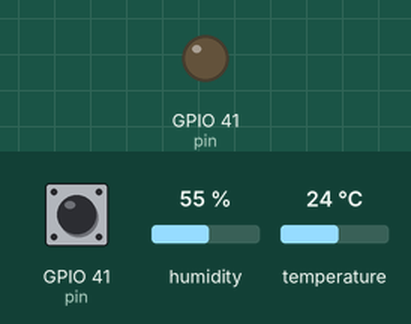
Simulated run of this sketch. Board: ESP32-S3. On the bench: output pins drawn as LEDs (lit = HIGH). Wiring (inferred from the names in the program): DHT11 sensor: data GPIO 10. The test bench sets the inputs (shaded band); at power-on: GPIO 41 (pin) HIGH, humidity 55 %, temperature 24 °C. What the sketch prints to the serial monitor is not drawn.

Above: at 0.35 s.
Timing chart, 0 to 6.8 s (numbered marks = the images above):
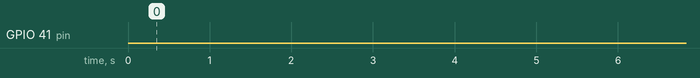

The sketch:

dht-test.ino
```cpp
/**
 * DHT SENSOR TEST - Smart Dehumidifier (sensor suite, v2.0.20)
 * ===================================================================
 * Checks the DHT sensors with the SAME bit-bang 40-bit-frame decoder
 * the firmware uses (no DHT library needed).
 *
 * Wiring (from the dryer build):
 *   ESP32-S3      : DHT22 chamber (cool return) DATA -> GPIO 10
 *                   DHT11 outdoor (shade!)         DATA -> GPIO 41
 *   classic ESP32 : no DHT pins in the dryer build - but you can still
 *                   bench-test any DHT11/DHT22: set TEST_DHT_PIN below
 *   each sensor:   VCC -> 3V3, GND -> GND, DATA -> GPIO,
 *                   + 10 k resistor DATA -> 3V3 (at the sensor end
 *                   of long cables)
 *
 * Use:
 *   1. Flash over USB (this single file - only the ESP32 core).
 *   2. Join WiFi "AgarbattiDryer" (password: dryer1234), open
 *      http://192.168.4.1 -> live readings on your phone.
 *   3. Serial Monitor @ 115200 -> same + frame statistics.
 *   4. OTA (always present): while this test runs, Arduino IDE
 *      Tools > Port > "dht-test at 192.168.4.1" lets you upload
 *      ANY sketch in this folder - or the main dryer firmware -
 *      straight over WiFi. No USB needed afterwards.
 *
 * Verdict:  PASS = frames decode (temperature + humidity in range)
 *            FAIL = no frames at all (wiring / pull-up / 3V3)
 *            WARN = frames arriving but bad checksums
 */
#include <Arduino.h>
#include <WiFi.h>
#include <WebServer.h>
#include <ArduinoOTA.h>
#include <ESPmDNS.h>

#if defined(CONFIG_IDF_TARGET_ESP32S3) || defined(ESP32S3)
  #define HW_S3 1
#else
  #define HW_S3 0
#endif

// ---- classic board bench override -------------------------------------
// The classic ESP32 has no DHT pins in the dryer build. To test a spare
// DHT on the classic, set the DATA GPIO here (and TEST_DHT11 if it is a
// DHT11). On the S3 these are ignored (the dryer pins are used).
#define TEST_DHT_PIN   (-1)
#define TEST_DHT11     false

#define AP_SSID   "AgarbattiDryer"
#define AP_PASS   "dryer1234"
#define AP_CHAN   6
#define AP_MAXCL  4
static const char *OTA_HOST  = "dht-test";
static const char *TEST_NAME = "DHT";

// --------------------------------------------------------------------
// DHT driver - same 40-bit frame decoder as src/dht.cpp (v2.0.20)
// --------------------------------------------------------------------
static bool dhtFrame(int8_t pin, bool is11, float &t, float &h) {
  uint8_t d[5] = {0, 0, 0, 0, 0};

  // start: pull low 2 ms, release, wait for the sensor's 80/80 us reply
  pinMode(pin, OUTPUT);
  digitalWrite(pin, LOW);
  delay(2);
  digitalWrite(pin, HIGH);
  pinMode(pin, INPUT);              // external 10 k pulls the line up
  delayMicroseconds(30);

  uint32_t t0 = micros();
  while (digitalRead(pin) == LOW)  if (micros() - t0 > 100) return false;
  t0 = micros();
  while (digitalRead(pin) == HIGH) if (micros() - t0 > 100) return false;

  // 40 bits: 50 us low, then a 26-70 us high; long high = 1
  for (uint8_t i = 0; i < 40; i++) {
    t0 = micros();
    while (digitalRead(pin) == LOW)  if (micros() - t0 > 80)  return false;
    t0 = micros();
    while (digitalRead(pin) == HIGH) if (micros() - t0 > 100) return false;
    d[i / 8] <<= 1;
    if (micros() - t0 > 48) d[i / 8] |= 1;
  }

  if ((uint8_t)(d[0] + d[1] + d[2] + d[3]) != d[4]) return false;   // checksum

  if (is11) {                  // DHT11: integer bytes + decimal byte
    h = (float)d[0] + d[1] * 0.1f;
    t = (float)d[2] + d[3] * 0.1f;
  } else {                     // DHT22/AM2302: tenths, sign bit
    h = (float)(((uint16_t)d[0] << 8) | d[1]) * 0.1f;
    float raw = (float)(((uint16_t)(d[2] & 0x7F) << 8) | d[3]) * 0.1f;
    t = (d[2] & 0x80) ? -raw : raw;
  }
  return true;
}

struct DhtDev {
  int8_t pin = -1;
  bool is11 = false;
  const char *label = "";
  bool fitted = true;
  uint32_t everyMs = 10000;
  float t = NAN, h = NAN;
  bool ok = false;
  uint32_t good = 0, bad = 0, miss = 0;
  uint32_t lastTry = 0;

  void begin() {
    if (pin < 0) { fitted = false; return; }
    pinMode(pin, INPUT);
    Serial.printf("[dht] %s on GPIO %d (cadence %u s)\n",
                  label, (int)pin, (unsigned)(everyMs / 1000UL));
  }

  void update() {
    if (pin < 0) return;
    uint32_t now = millis();
    if (now - lastTry < everyMs) return;
    lastTry = now;

    float t, h;
    if (dhtFrame(pin, is11, t, h)) {
      if (t < -20 || t > 60 || h < 1 || h > 100) { bad++; return; }  // implausible
      this->t = t; this->h = h; miss = 0;
      if (!ok) Serial.printf("[dht] %s: FIRST GOOD FRAME\n", label);
      ok = true; good++;
    } else {
      if (++miss >= 3) {
        if (ok) Serial.printf("[dht] %s: stopped responding\n", label);
        ok = false;
      }
    }
  }
};

static DhtDev d22, d11;

// --------------------------------------------------------------------
// Web + OTA
// --------------------------------------------------------------------
static const char INDEX_HTML[] PROGMEM = R"rawliteral(
<!doctype html>
<html><head><meta charset="utf-8">
<meta name="viewport" content="width=device-width,initial-scale=1">
<title>DHT test</title>
<style>
 body{font-family:system-ui,Segoe UI,Roboto,sans-serif;background:#101418;color:#e8edf2;margin:0;padding:16px}
 h1{font-size:18px;margin:0 0 4px}.sub{color:#8a97a5;font-size:12px;margin-bottom:14px}
 .card{background:#1a2129;border:1px solid #2a3542;border-radius:10px;padding:12px 14px;margin-bottom:12px}
 .big{font-size:30px;font-weight:600}.ok{color:#4cd964}.bad{color:#ff5f57}.warn{color:#ffd60a}
 .row{display:flex;justify-content:space-between;font-size:14px;margin-top:6px;color:#b9c4cf}
 .tag{display:inline-block;padding:2px 8px;border-radius:99px;font-size:11px;background:#2a3542}
</style></head><body>
<h1>DHT sensor test</h1>
<div class="sub">smart dehummidifier &middot; dht-test &middot; refreshes 1/s &middot; verdict <span id="st" class="tag">...</span></div>
<div id="cards">loading...</div>
<script>
function card(c){var h='<div class="card"><div class="big '+(c.cls||'')+'">'+c.big+'</div>';
 h+='<div style="color:#8a97a5;font-size:12px">'+c.t+'</div>';
 (c.rows||[]).forEach(function(r){h+='<div class="row"><span>'+r[0]+'</span><span>'+r[1]+'</span></div>'});
 return h+'</div>'}
async function tick(){try{
 var j=await (await fetch('/data')).json();
 var st=document.getElementById('st');st.textContent=j.verdict;
 st.className='tag '+(j.verdict==='PASS'?'ok':(j.verdict==='FAIL'?'bad':'warn'));
 document.getElementById('cards').innerHTML=j.cards.map(card).join('');
}catch(e){}setTimeout(tick,1000)}
tick();
</script>
</body></html>
)rawliteral";

WebServer web(80);
String gJson = "{}";

static void jRows(String &rows, const char *k, const String &v) {
  if (rows.length()) rows += ",";
  rows += "[";
  rows += "\"";  rows += k;     rows += "\",";
  rows += "\"";  rows += v;     rows += "\"";
  rows += "]";
}

static void cardDht(DhtDev &a, String &j) {
  String rows;
  if (a.pin < 0) {
    jRows(rows, "Board", HW_S3 ? "no pin in this layout" : "classic ESP32");
    jRows(rows, "Note", HW_S3 ? "check S3 wiring" : "set TEST_DHT_PIN in the sketch to bench-test one");
    j += "{\"t\":\"" + String(a.label) + "\",\"big\":\"not fitted\",\"cls\":\"\",\"rows\":" + rows + "}";
    return;
  }
  if (a.ok) {
    jRows(rows, "Humidity", String(a.h, 1) + " %RH");
    jRows(rows, "Good frames", String(a.good));
    jRows(rows, "Bad/checksum", String(a.bad + a.miss));
    jRows(rows, "Data pin", "GPIO " + String((int)a.pin));
    j += "{\"t\":\"" + String(a.label) + "\",\"big\":\"" + String(a.t, 1) +
         " C\",\"cls\":\"ok\",\"rows\":" + rows + "}";
    return;
  }
  if (a.good > 0 || a.bad > 0) {
    jRows(rows, "Good frames so far", String(a.good));
    jRows(rows, "Note", "was working, check the connection now");
    j += "{\"t\":\"" + String(a.label) + "\",\"big\":\"no data\",\"cls\":\"warn\",\"rows\":" + rows + "}";
  } else {
    jRows(rows, "Frames", "none decoded yet (3 s / 10 s cadence)");
    jRows(rows, "Check", "3V3 + GND + 10 k pull-up DATA->3V3, GPIO");
    j += "{\"t\":\"" + String(a.label) + "\",\"big\":\"NO FRAMES\",\"cls\":\"bad\",\"rows\":" + rows + "}";
  }
}

static void refreshJson() {
  String j;
  j.reserve(600);
  if (!d22.fitted && !d11.fitted)                          j += "{\"verdict\":\"NOT FITTED\",\"cards\":[";
  else if (d22.fitted && !d22.ok && d11.fitted && !d11.ok) j += "{\"verdict\":\"FAIL\",\"cards\":[";
  else if (d22.ok || d11.ok)                               j += "{\"verdict\":\"PASS\",\"cards\":[";
  else                                                     j += "{\"verdict\":\"WARN\",\"cards\":[";
  cardDht(d22, j);
  j += ",";
  cardDht(d11, j);
  j += "]}";
  gJson = j;
}

static void netBegin() {
  WiFi.mode(WIFI_AP);
  WiFi.softAP(AP_SSID, AP_PASS, AP_CHAN, 0, AP_MAXCL);
  String ip = WiFi.softAPIP().toString();
  Serial.printf("[net] hotspot \"%s\" up (pass: %s) - phone/PC: http://%s\n",
                AP_SSID, AP_PASS, ip.c_str());

  ArduinoOTA.setHostname(OTA_HOST);
  ArduinoOTA.onStart([]() { Serial.println(F("[ota] network update STARTED")); });
  ArduinoOTA.onEnd([]()   { Serial.println(F("[ota] update complete - rebooting")); });
  ArduinoOTA.onProgress([](uint32_t d, uint32_t tot) {
    if (tot == 0) return;
    static uint8_t lastPct = 255;
    uint8_t pct = (uint8_t)(d * 100UL / tot);
    if (pct != lastPct && pct % 25 == 0) { lastPct = pct; Serial.printf("[ota] %u%%\n", (unsigned)pct); }
  });
  ArduinoOTA.onError([](ota_error_t e) { Serial.printf("[ota] error %u\n", (unsigned)e); });
  if (!MDNS.begin(OTA_HOST)) Serial.println(F("[ota] mDNS failed - use the IP directly"));
  else MDNS.addService("http", "tcp", 80);
  ArduinoOTA.begin();
  Serial.printf("[ota] ready - Arduino IDE: join \"%s\" -> Tools > Port > \"%s at %s\"\n",
                AP_SSID, OTA_HOST, ip.c_str());
}

// --------------------------------------------------------------------
void setup() {
  Serial.begin(115200);
  delay(300);
  Serial.println();
  Serial.println("==============================================");
  Serial.printf(" %s SENSOR TEST - smart dehummidifier v2.0.20\n", TEST_NAME);
  Serial.printf(" board: %s (S3: %s)\n",
                ESP.getChipModel(), HW_S3 ? "YES" : "no");

  if (HW_S3) {
    d22.pin = 10; d22.everyMs = 3000;  d22.label = "DHT22 chamber (cool return)";
    d11.pin = 41; d11.everyMs = 10000; d11.is11 = true; d11.label = "DHT11 outdoor (shade)";
  } else {
    d22.pin = (int8_t)TEST_DHT_PIN; d22.is11 = TEST_DHT11;
    d22.everyMs = 3000; d22.label = "DHT bench (TEST_DHT_PIN)";
    d11.pin = -1; d11.label = "DHT11 outdoor (S3 only)";
  }

  d22.begin();
  d11.begin();

  web.on("/", []() { web.send_P(200, "text/html", INDEX_HTML); });
  web.on("/data", []() { web.send(200, "application/json", gJson); });
  web.begin();
  netBegin();
  Serial.println("==============================================");
  refreshJson();
}

void loop() {
  ArduinoOTA.handle();          // OTA lives in every test sketch
  web.handleClient();

  d22.update();
  d11.update();

  static uint32_t lastLine = 0;
  uint32_t now = millis();
  if (now - lastLine >= 1000) {
    lastLine = now;
    auto fmt = [](DhtDev &a) -> String {
      if (a.pin < 0) return "n/a";
      if (!a.ok) return a.good ? "was OK, now silent" : "no frames yet";
      return String(a.t, 1) + " C  " + String(a.h, 1) + " %RH";
    };
    Serial.printf("[dht] %-28s: %s\n", d22.label, fmt(d22).c_str());
    Serial.printf("[dht] %-28s: %s\n", d11.label, fmt(d11).c_str());
    refreshJson();
  }
}
```

Measured:
- by itself, GPIO 41 (pin): LOW → HIGH at 10.0 s
